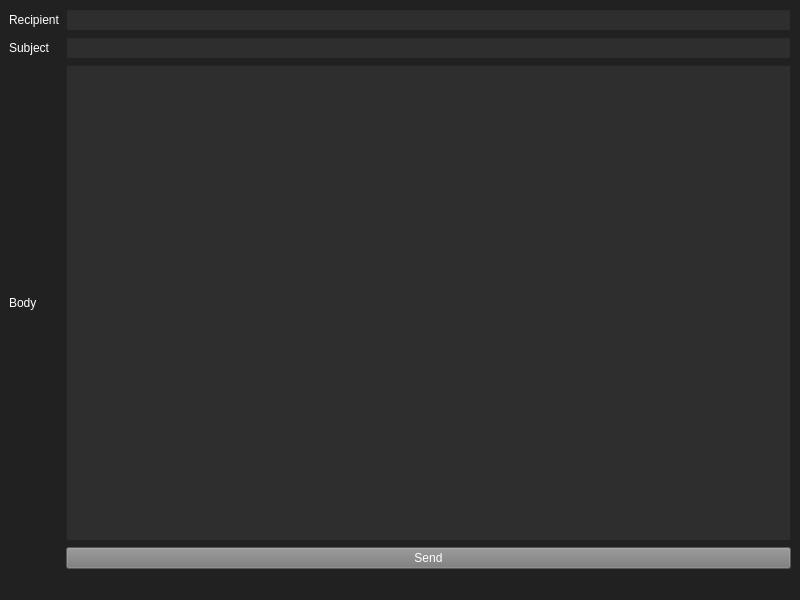
<?xml version="1.0" encoding="UTF-8"?>
<ui version="4.0">
 <class>MainWindow</class>
 <widget class="QMainWindow" name="MainWindow">
  <property name="geometry">
   <rect>
    <x>0</x>
    <y>0</y>
    <width>800</width>
    <height>600</height>
   </rect>
  </property>
  <property name="windowTitle">
   <string>Email Sender</string>
  </property>
  <property name="styleSheet">
   <string notr="true">QWidget{
background-color : rgb(33,33,33);
color:#FFFFFF;


}
QTextEdit{
background-color:rgb(46,46,46);
}
QLineEdit{
background-color:rgb(46,46,46);
}</string>
  </property>
  <widget class="QWidget" name="centralwidget">
   <layout class="QGridLayout" name="gridLayout">
    <item row="0" column="0">
     <widget class="QLabel" name="label">
      <property name="text">
       <string>Recipient</string>
      </property>
     </widget>
    </item>
    <item row="0" column="1">
     <widget class="QLineEdit" name="lineRecipient"/>
    </item>
    <item row="1" column="0">
     <widget class="QLabel" name="label_3">
      <property name="text">
       <string>Subject</string>
      </property>
     </widget>
    </item>
    <item row="1" column="1">
     <widget class="QLineEdit" name="lineSubject"/>
    </item>
    <item row="2" column="0">
     <widget class="QLabel" name="label_2">
      <property name="styleSheet">
       <string notr="true"/>
      </property>
      <property name="text">
       <string>Body</string>
      </property>
     </widget>
    </item>
    <item row="2" column="1">
     <widget class="QTextEdit" name="textBody"/>
    </item>
    <item row="3" column="1">
     <widget class="QPushButton" name="emailButton">
      <property name="styleSheet">
       <string notr="true">background-color : rgb(120,120,120)</string>
      </property>
      <property name="text">
       <string>Send</string>
      </property>
     </widget>
    </item>
   </layout>
  </widget>
  <widget class="QStatusBar" name="statusbar"/>
 </widget>
 <resources/>
 <connections/>
</ui>
